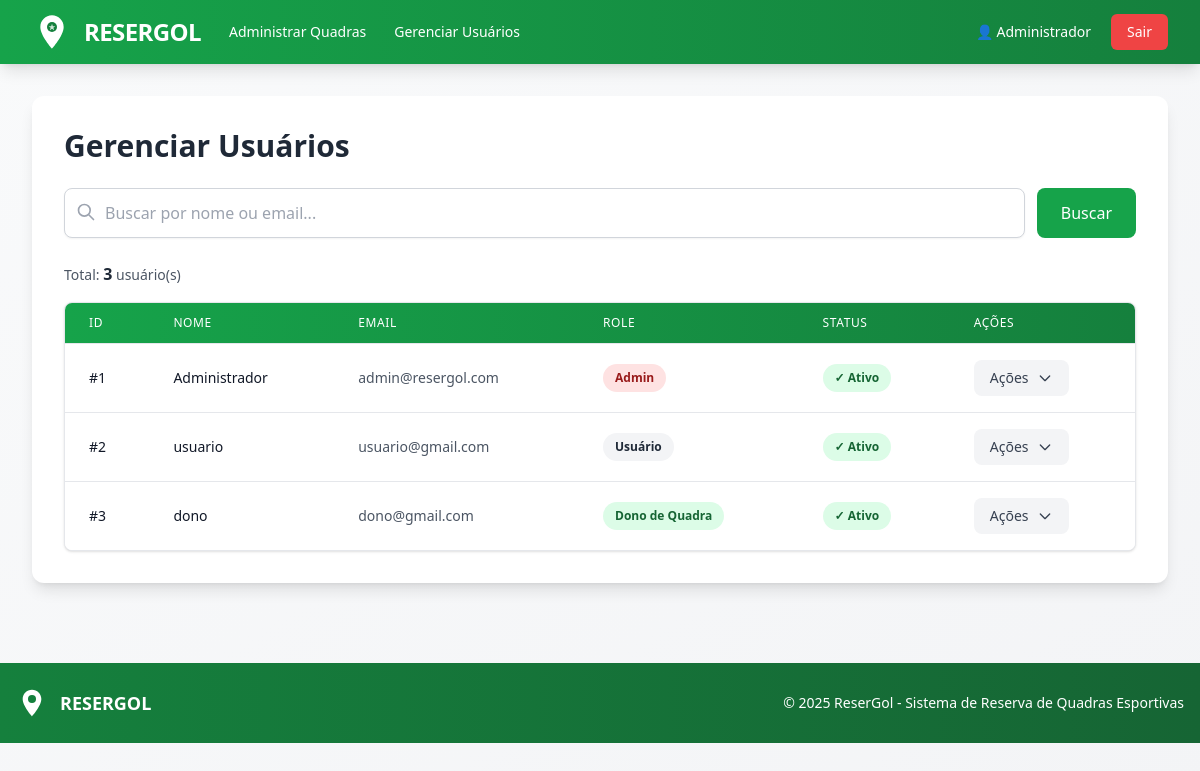
/admin/usuarios (signed in), run on an earlier commit of the app's database.
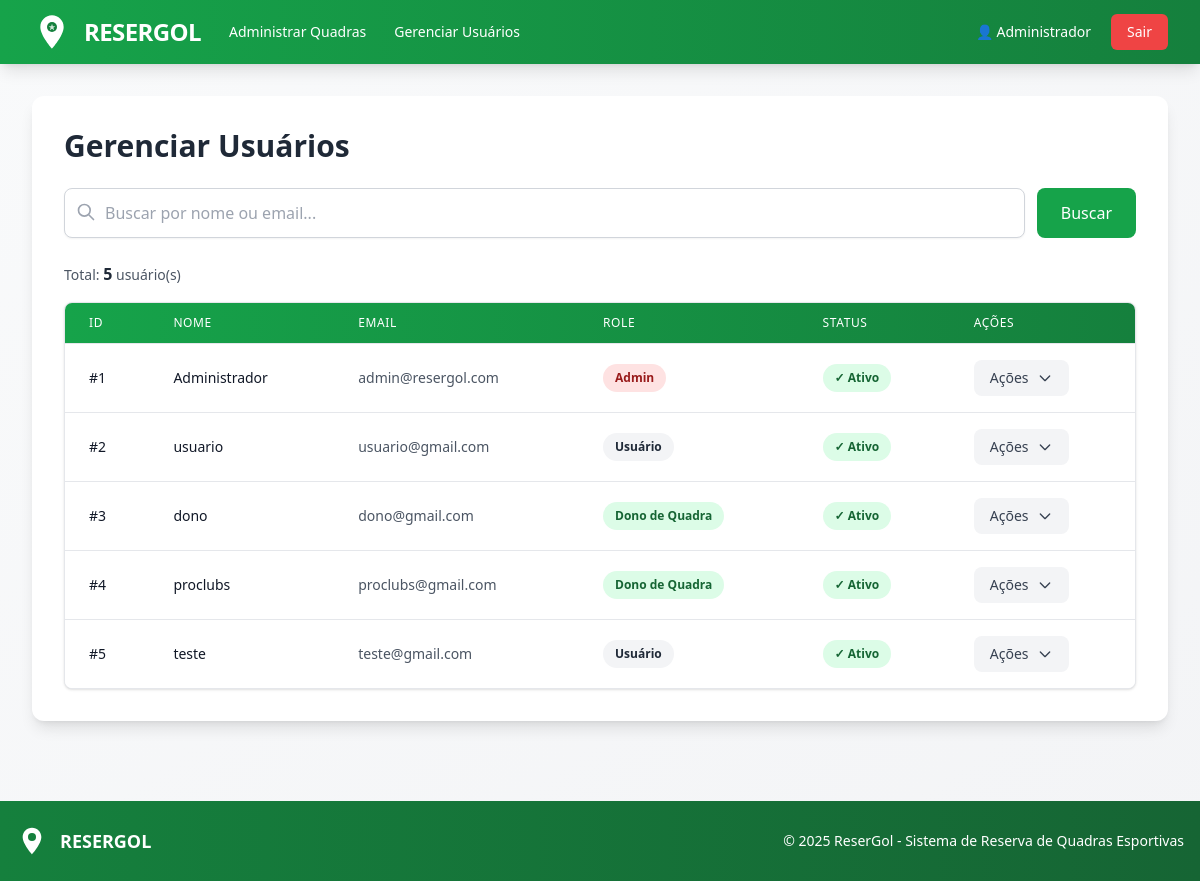
And on a later commit of the database.
### models/usuario_model.py (models this page shows, shortened)
class Usuario(UserMixin, db.Model):
    id = db.Column(db.Integer, primary_key=True)
    nome = db.Column(db.String(100), nullable=False)
    email = db.Column(db.String(120), unique=True, nullable=False)
    senha_hash = db.Column(db.String(200), nullable=False)
    role = db.Column(db.String(20), default='usuario', nullable=False)  # 'usuario', 'dono_quadra', 'admin'
    tentativas_login = db.Column(db.Integer, default=0)
    bloqueado_ate = db.Column(db.DateTime, nullable=True)
    quadras = db.relationship('Quadra', backref='dono', lazy=True, cascade='all, delete-orphan')
    def esta_bloqueado(self):
        if self.bloqueado_ate is None:
            return False
        return datetime.utcnow() < self.bloqueado_ate
    def is_admin(self):
        return self.role == 'admin'
    def is_dono_quadra(self):
        return self.role == 'dono_quadra' or self.role == 'admin'

### app.py (the view)
@app.route('/admin/usuarios')
def admin_usuarios():
    return UsuarioController.admin_listar_usuarios()

### app.py (called while the page is built)
@login_manager.user_loader
def load_user(user_id):
    return Usuario.query.get(int(user_id))

### controllers/usuario_controller.py (called while the page is built)
    @login_required
    def admin_listar_usuarios():
        if not current_user.is_admin():
            flash('Acesso negado!', 'danger')
            return redirect(url_for('index'))
        busca = request.args.get('busca', '')
        if busca:
            usuarios = Usuario.query.filter(
                (Usuario.nome.contains(busca)) | (Usuario.email.contains(busca))
            ).all()
        else:
            usuarios = Usuario.query.all()
        return render_template('admin_usuarios.html', usuarios=usuarios, busca=busca)

### templates/admin_usuarios.html (shortened to what this page needs)
{% extends "base.html" %}
{% block content %}
    <h2 class="text-3xl font-bold text-gray-800 mb-6">Gerenciar Usuários</h2>
    <form method="GET" class="mb-6">
        <div class="flex gap-3">
            <div class="flex-1 relative">
                <input type="text"
                       name="busca"
                       placeholder="Buscar por nome ou email..."
                       value="{{ busca }}"
                       class="w-full pl-10 pr-4 py-3 border border-gray-300 rounded-lg shadow-sm focus:outline-none focus:ring-2 focus:ring-resergol-500 focus:border-resergol-500">
                <svg class="absolute left-3 top-3.5 h-5 w-5 text-gray-400" fill="none" stroke="currentColor" viewBox="0 0 24 24">
                    <path stroke-linecap="round" stroke-linejoin="round" stroke-width="2" d="M21 21l-6-6m2-5a7 7 0 11-14 0 7 7 0 0114 0z"></path>
                </svg>
            </div>
            <button type="submit"
                    class="px-6 py-3 bg-resergol-600 hover:bg-resergol-700 text-white font-medium rounded-lg transition duration-200">
                Buscar
            </button>
        </div>
    </form>
    {% if usuarios %}
        <div class="mb-4 flex items-center justify-between">
            <p class="text-sm text-gray-600">
                Total: <strong class="text-gray-800 text-base">{{ usuarios|length }}</strong> usuário(s)
            </p>
        </div>
        <div class="bg-white rounded-lg shadow overflow-hidden border border-gray-200">
            <div class="overflow-x-auto">
                <table class="min-w-full divide-y divide-gray-200">
                    <thead class="bg-gradient-to-r from-resergol-600 to-resergol-700">
                        <tr>
                            <th class="px-6 py-3 text-left text-xs font-medium text-white uppercase tracking-wider">ID</th>
                            <th class="px-6 py-3 text-left text-xs font-medium text-white uppercase tracking-wider">Nome</th>
                            <th class="px-6 py-3 text-left text-xs font-medium text-white uppercase tracking-wider">Email</th>
                            <th class="px-6 py-3 text-left text-xs font-medium text-white uppercase tracking-wider">Role</th>
                            <th class="px-6 py-3 text-left text-xs font-medium text-white uppercase tracking-wider">Status</th>
                            <th class="px-6 py-3 text-left text-xs font-medium text-white uppercase tracking-wider">Ações</th>
                        </tr>
                    </thead>
                    <tbody class="bg-white divide-y divide-gray-200">
                        {% for usuario in usuarios %}
                        <tr class="hover:bg-gray-50 transition-colors {% if usuario.esta_bloqueado() %}bg-red-50{% endif %}">
                            <td class="px-6 py-4 whitespace-nowrap text-sm font-medium text-gray-900">
                                #{{ usuario.id }}
                            </td>
                            <td class="px-6 py-4 whitespace-nowrap text-sm font-medium text-gray-900">
                                {{ usuario.nome }}
                            </td>
                            <td class="px-6 py-4 whitespace-nowrap text-sm text-gray-600">
                                {{ usuario.email }}
                            </td>
                            <td class="px-6 py-4 whitespace-nowrap">
                                {% if usuario.role == 'admin' %}
                                    <span class="px-3 py-1 inline-flex text-xs leading-5 font-semibold rounded-full bg-red-100 text-red-800">
                                        Admin
                                    </span>
                                {% elif usuario.role == 'dono_quadra' %}
                                    <span class="px-3 py-1 inline-flex text-xs leading-5 font-semibold rounded-full bg-green-100 text-green-800">
                                        Dono de Quadra
                                    </span>
                                {% else %}
                                    <span class="px-3 py-1 inline-flex text-xs leading-5 font-semibold rounded-full bg-gray-100 text-gray-800">
                                        Usuário
                                    </span>
                                {% endif %}
                            </td>
                            <td class="px-6 py-4 whitespace-nowrap">
                                {% if usuario.esta_bloqueado() %}
                                    <span class="px-3 py-1 inline-flex text-xs leading-5 font-semibold rounded-full bg-red-100 text-red-800">
                                        Bloqueado
                                    </span>
                                {% else %}
                                    <span class="px-3 py-1 inline-flex text-xs leading-5 font-semibold rounded-full bg-green-100 text-green-800">
                                        ✓ Ativo
                                    </span>
                                {% endif %}
                            </td>
                            <td class="px-6 py-4 whitespace-nowrap text-sm relative">
                                <div class="relative inline-block text-left">
                                    <button onclick="toggleDropdown({{ usuario.id }})"
                                            type="button"
                                            class="inline-flex items-center px-4 py-2 bg-gray-100 hover:bg-gray-200 text-gray-700 text-sm font-medium rounded-lg transition duration-200 focus:outline-none focus:ring-2 focus:ring-resergol-500">
                                        Ações
                                        <svg class="ml-2 h-4 w-4" fill="none" stroke="currentColor" viewBox="0 0 24 24">
                                            <path stroke-linecap="round" stroke-linejoin="round" stroke-width="2" d="M19 9l-7 7-7-7"></path>
                                        </svg>
                                    </button>
                                </div>
                            </td>
                        </tr>
                        {% endfor %}
                    </tbody>
                </table>
            </div>
        </div>
    {% endif %}
{% endblock %}

### templates/base.html (shortened to what this page needs)
<!DOCTYPE HTML>
<html lang="pt-BR">
<head>
    <script src="https://cdn.tailwindcss.com"></script>
</head>
<body class="bg-gradient-to-br from-gray-50 to-gray-100 min-h-screen">
    <nav class="bg-gradient-to-r from-resergol-600 to-resergol-700 shadow-lg">
        <div class="max-w-7xl mx-auto px-4 sm:px-6 lg:px-8">
            <div class="flex items-center justify-between h-16">
                <div class="flex items-center space-x-4">
                    <a href="{{ url_for('index') }}" class="flex items-center space-x-3 hover:opacity-90 transition">
                        <span class="text-white font-bold text-2xl tracking-tight">RESERGOL</span>
                    </a>
                    {% if current_user.is_authenticated %}
                        <div class="hidden md:flex items-center space-x-1 ml-8">
                            {% if current_user.is_admin() %}
                                <a href="{{ url_for('admin_quadras') }}" class="text-white hover:bg-resergol-500 px-3 py-2 rounded-md text-sm font-medium transition">
                                    Administrar Quadras
                                </a>
                            {% endif %}
                            {% if current_user.is_admin() %}
                                <a href="{{ url_for('admin_usuarios') }}" class="text-white hover:bg-resergol-500 px-3 py-2 rounded-md text-sm font-medium transition">
                                    Gerenciar Usuários
                                </a>
                            {% endif %}
                        </div>
                    {% endif %}
                </div>
                                <div class="flex items-center space-x-2">
                    {% if current_user.is_authenticated %}
                        <a href="{{ url_for('perfil') }}" class="text-white hover:bg-resergol-500 px-3 py-2 rounded-md text-sm font-medium transition">
                            👤 {{ current_user.nome.split()[0] }}
                        </a>
                        <a href="{{ url_for('logout') }}" class="bg-red-500 hover:bg-red-600 text-white px-4 py-2 rounded-md text-sm font-medium transition">
                            Sair
                        </a>
                    {% endif %}
                </div>
            </div>
        </div>
    </nav>
    <div class="max-w-7xl mx-auto px-4 sm:px-6 lg:px-8 py-8">
        <div class="bg-white rounded-xl shadow-lg p-6 md:p-8">
            {% block content %}{% endblock %}
        </div>
    </div>
    <footer class="bg-gradient-to-r from-resergol-700 to-resergol-800 text-white mt-12">
        <div class="max-w-7xl mx-auto px-4 py-6">
            <div class="flex flex-col md:flex-row justify-between items-center">
                <div class="flex items-center space-x-3 mb-4 md:mb-0">
                    <svg class="h-8 w-8 text-white" viewBox="0 0 24 24" fill="currentColor">
                        <path d="M12 2C8.13 2 5 5.13 5 9c0 5.25 7 13 7 13s7-7.75 7-13c0-3.87-3.13-7-7-7zm0 9.5c-1.38 0-2.5-1.12-2.5-2.5s1.12-2.5 2.5-2.5 2.5 1.12 2.5 2.5-1.12 2.5-2.5 2.5z"/>
                        <circle cx="12" cy="9" r="3" fill="#15803d"/>
                    </svg>
                    <span class="font-bold text-lg">RESERGOL</span>
                </div>
                <p class="text-sm text-center">&copy; 2025 ReserGol - Sistema de Reserva de Quadras Esportivas</p>
            </div>
        </div>
    </footer>
</body>
</html>

What changed in the data, as far as the page shows it:
added Usuario: id "4", nome "proclubs", email "proclubs@gmail.com", role "Dono de Quadra", shows "✓ Ativo"
added Usuario: id "5", nome "teste", email "teste@gmail.com", role "Usuário", shows "✓ Ativo"
Also different on the page:
{{ usuarios|length }}: "3" → "5"
